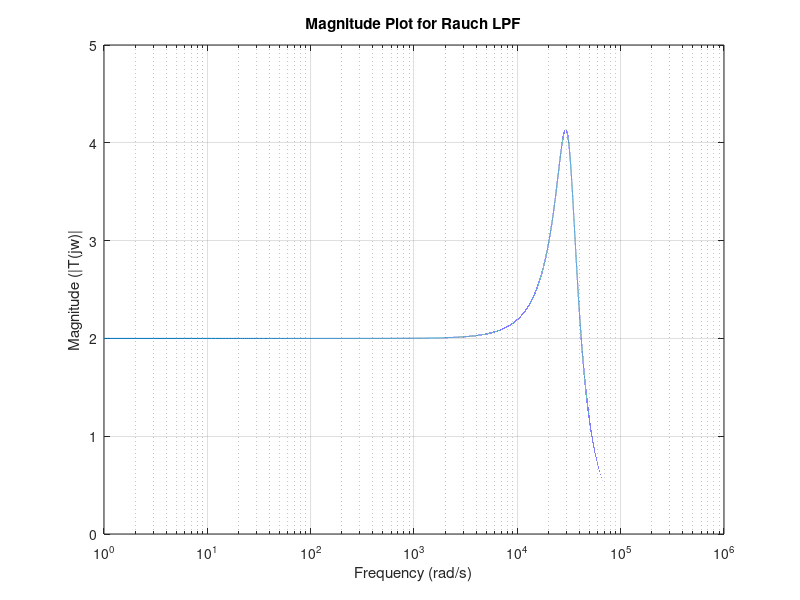
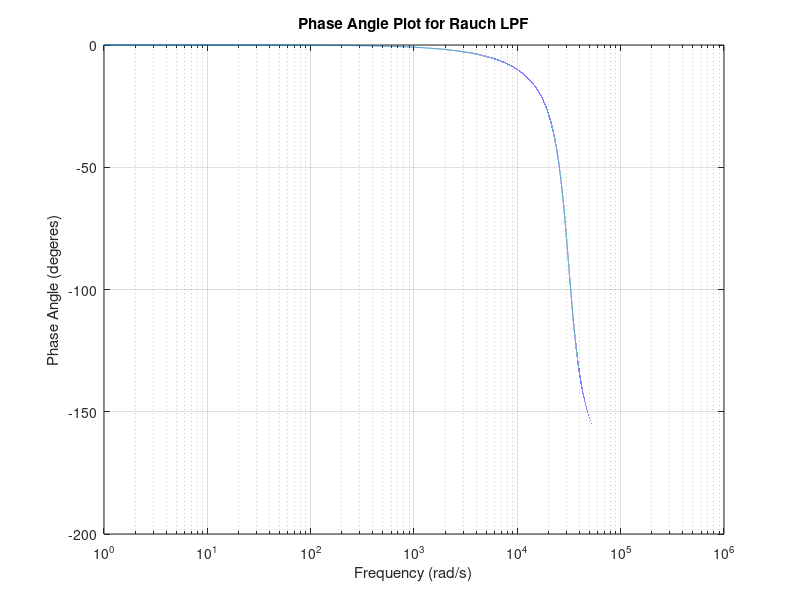

MATLAB code to generate these figures, in order: (Note: this script raises an error after producing the figures.)
%% Component Values
close all

c1 = 25.5*10^-9;
c2 = 397.8*10^-12;
r1 = 10*10^3;
r2 = 10*10^3;
r3 = 5*10^3;

g1 = 1/r1;
g2 = 1/r2;
g3 = 1/r3;

%% Design Equations
%Design Equations for Rauch LPF
omega = 1/sqrt(r1*r2*c1*c2);
Q = omega*c1/(g1+g2+g3);
H = r1/r3;

%% Transfer Function Generation
w = 1:1e6;     %frequency range

Ts =                H*omega^2 ./ ...
     ( (1i*w).^2 + (omega/Q).*(1i*w) + omega^2);
 
%% Magnitude and Phase Plot
figure(1);
semilogx(abs(Ts))
hold on
grid on
xlabel('Frequency (rad/s)')
ylabel('Magnitude (|T(jw)|')
title('Magnitude Plot for Rauch LPF')

figure(2);
semilogx(angle(Ts)*180/pi)
hold on
grid on
xlabel('Frequency (rad/s)')
ylabel('Phase Angle (degeres)')
title('Phase Angle Plot for Rauch LPF')
%% Step Response 

syms T(s) F(t)
T(s) =       H*omega^2 ./ ...
      (s.*((s).^2 + (omega/Q).*(s) + omega^2));
  
%% Transient Response
F(t) = ilaplace(T(s));
figure(3);
time = 0:0.00001:0.001;
transient = double(F(time));
plot(time,transient)
xlabel('Time (s)')
ylabel('Magnitude (|T(t)|')
title('Transient Step Response Plot for Rauch LPF')


